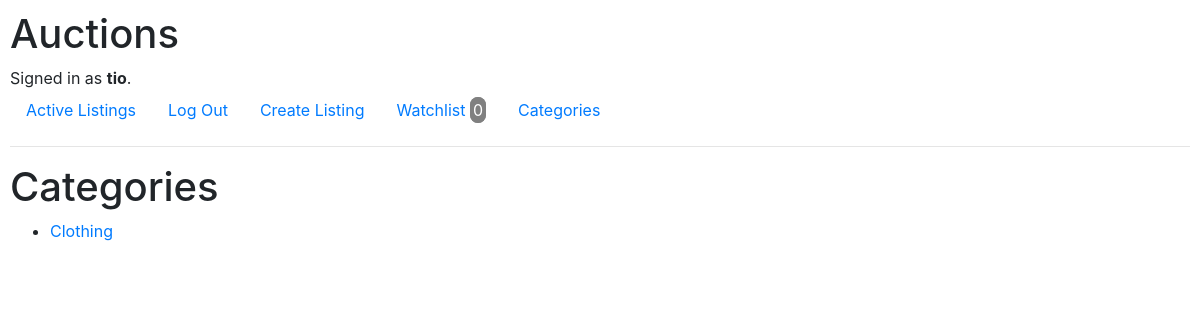
/categories (signed in), run on an earlier commit of the app's database.
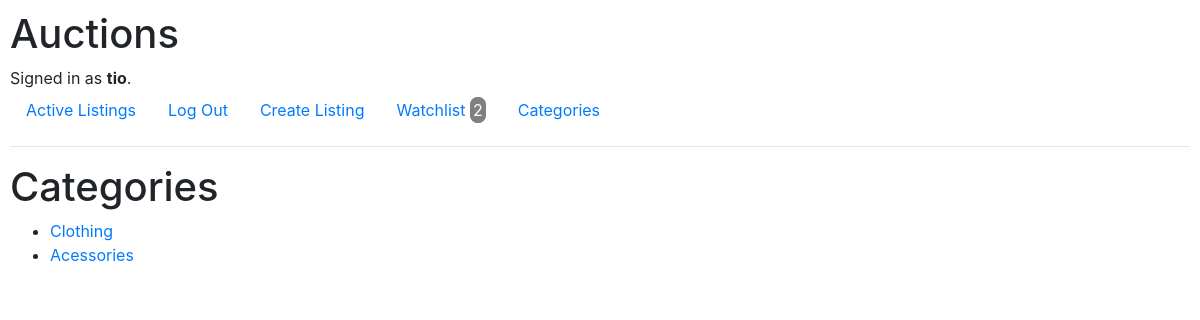
And on a later commit of the database.
### auctions/models.py (models this page shows)
class Listing(models.Model):
    user = models.ForeignKey(settings.AUTH_USER_MODEL, on_delete=models.CASCADE)
    title = models.CharField(max_length=64)
    description = models.CharField(max_length= 128)
    start_value = models.IntegerField()
    category = models.CharField(max_length=64)
    image_link = models.CharField(max_length=200, default=None, blank=True, null=True)
    created_at = models.DateTimeField(auto_now_add=True)
    flag_active = models.IntegerField(default = 0) # 0 - for active 1 - closed auction
    winner = models.CharField(max_length=50, null = True, blank = True,default = None)

### auctions/views.py (the view)
# urls.py: path("categories",views.categories,name ="categories"),
def categories(request):
    items = Listing.objects.filter(flag_active = 0)
    categories = []
    for item in items:
        if item.category not in categories:
            categories.append(item.category)
    return render(request,"auctions/categories.html",{
        "categories":categories
    })

### auctions/context_processors.py (called while the page is built)
def sections_processor(request):
    if request.user.is_authenticated:
        num = Watchlist.objects.filter(user = request.user).count()
        if not num:
            return {'NumItems':0}
        return {'NumItems': num}
    return {'NumItems':''}

### auctions/templates/auctions/categories.html (shortened to what this page needs)
{% extends "auctions/layout.html" %}
{% block body %}
<h1> Categories </h1>
  {% if categories %}
    <ul>
    {% for item in categories %}
        <li><a href="{% url 'viewListingCategories' item %}">{{ item }}</a></li>
    {% endfor %}
    </ul>
  {% else %}
      There are no categories registed yet !
  {% endif %}
{% endblock %}

### auctions/templates/auctions/layout.html (shortened to what this page needs)
{% load static %}
<!DOCTYPE html>
<html lang="en">
    <head>
        <link rel="stylesheet" href="https://stackpath.bootstrapcdn.com/bootstrap/4.4.1/css/bootstrap.min.css">
        <link href="{% static 'auctions/styles.css' %}" rel="stylesheet">
    </head>
    <body>
        <h1>Auctions</h1>
        <div>
            {% if user.is_authenticated %}
                Signed in as <strong>{{ user.username }}</strong>.
            {% else %}
                Not signed in.
            {% endif %}
        </div>
        <ul class="nav">
            <li class="nav-item">
                <a class="nav-link" href="{% url 'index' %}">Active Listings</a>
            </li>
            {% if user.is_authenticated %}
                <li class="nav-item">
                    <a class="nav-link" href="{% url 'logout' %}">Log Out</a>
                </li>
                <li class="nav-item">
                    <a class="nav-link" href="{% url 'create' %}">Create Listing</a>
                </li>
                <li class="nav-item">
                    <a class="nav-link" href="{% url 'watchlist' %}">Watchlist <span id="watchListTotal">{{NumItems}}</span></a>
                </li>
                <li class="nav-item">
                    <a class="nav-link" href="{% url 'categories' %}">Categories </a>
                </li>
            {% endif %}
        </ul>
        <hr>
        {% block body %}
        {% endblock %}
    </body>
</html>

What changed in the data, as far as the page shows it:
added Listing: categories "Acessories"
Also different on the page:
{{ NumItems }}: "0" → "2"
